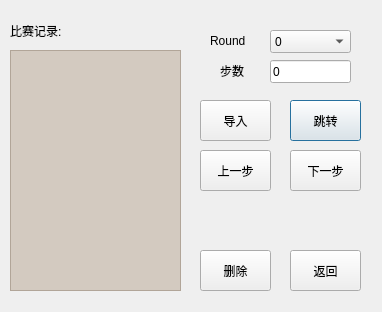
<?xml version="1.0" encoding="UTF-8"?>
<ui version="4.0">
 <class>ReviewDialog</class>
 <widget class="QDialog" name="ReviewDialog">
  <property name="geometry">
   <rect>
    <x>0</x>
    <y>0</y>
    <width>382</width>
    <height>312</height>
   </rect>
  </property>
  <property name="windowTitle">
   <string>复盘</string>
  </property>
  <widget class="QPushButton" name="jumpButton">
   <property name="geometry">
    <rect>
     <x>290</x>
     <y>100</y>
     <width>71</width>
     <height>41</height>
    </rect>
   </property>
   <property name="text">
    <string>跳转</string>
   </property>
  </widget>
  <widget class="QPushButton" name="backButton">
   <property name="geometry">
    <rect>
     <x>200</x>
     <y>150</y>
     <width>71</width>
     <height>41</height>
    </rect>
   </property>
   <property name="text">
    <string>上一步</string>
   </property>
  </widget>
  <widget class="QPushButton" name="nextButton">
   <property name="geometry">
    <rect>
     <x>290</x>
     <y>150</y>
     <width>71</width>
     <height>41</height>
    </rect>
   </property>
   <property name="text">
    <string>下一步</string>
   </property>
  </widget>
  <widget class="QLabel" name="label">
   <property name="geometry">
    <rect>
     <x>210</x>
     <y>30</y>
     <width>72</width>
     <height>21</height>
    </rect>
   </property>
   <property name="text">
    <string>Round</string>
   </property>
  </widget>
  <widget class="QComboBox" name="roundBox">
   <property name="geometry">
    <rect>
     <x>270</x>
     <y>30</y>
     <width>81</width>
     <height>23</height>
    </rect>
   </property>
   <item>
    <property name="text">
     <string>0</string>
    </property>
   </item>
   <item>
    <property name="text">
     <string>1</string>
    </property>
   </item>
   <item>
    <property name="text">
     <string>2</string>
    </property>
   </item>
  </widget>
  <widget class="QLabel" name="label_2">
   <property name="geometry">
    <rect>
     <x>220</x>
     <y>60</y>
     <width>41</width>
     <height>21</height>
    </rect>
   </property>
   <property name="text">
    <string>步数</string>
   </property>
  </widget>
  <widget class="QLineEdit" name="numLine">
   <property name="geometry">
    <rect>
     <x>270</x>
     <y>60</y>
     <width>81</width>
     <height>23</height>
    </rect>
   </property>
   <property name="text">
    <string>0</string>
   </property>
  </widget>
  <widget class="QListWidget" name="recordList">
   <property name="geometry">
    <rect>
     <x>10</x>
     <y>50</y>
     <width>171</width>
     <height>241</height>
    </rect>
   </property>
   <property name="styleSheet">
    <string notr="true">background-color: rgba(182, 164, 143, 125);</string>
   </property>
  </widget>
  <widget class="QPushButton" name="importButton">
   <property name="geometry">
    <rect>
     <x>200</x>
     <y>100</y>
     <width>71</width>
     <height>41</height>
    </rect>
   </property>
   <property name="text">
    <string>导入</string>
   </property>
  </widget>
  <widget class="QPushButton" name="quitButton">
   <property name="geometry">
    <rect>
     <x>290</x>
     <y>250</y>
     <width>71</width>
     <height>41</height>
    </rect>
   </property>
   <property name="text">
    <string>返回</string>
   </property>
  </widget>
  <widget class="QLabel" name="infoLabel">
   <property name="geometry">
    <rect>
     <x>200</x>
     <y>210</y>
     <width>161</width>
     <height>21</height>
    </rect>
   </property>
   <property name="text">
    <string/>
   </property>
  </widget>
  <widget class="QLabel" name="label_3">
   <property name="geometry">
    <rect>
     <x>10</x>
     <y>20</y>
     <width>81</width>
     <height>21</height>
    </rect>
   </property>
   <property name="text">
    <string>比赛记录:</string>
   </property>
  </widget>
  <widget class="QPushButton" name="deleteButton">
   <property name="geometry">
    <rect>
     <x>200</x>
     <y>250</y>
     <width>71</width>
     <height>41</height>
    </rect>
   </property>
   <property name="text">
    <string>删除</string>
   </property>
  </widget>
 </widget>
 <resources/>
 <connections/>
</ui>
